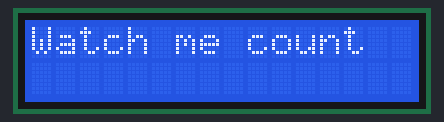
The sketch below on a simulated Arduino Uno, built with avr-gcc and run on an emulated ATmega328P. Parts: 16×2 character LCD.

Above: at 0.1 s.
At 4.1 s:
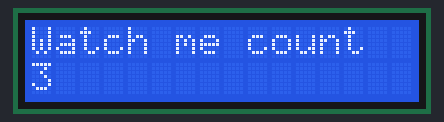
At 9.1 s:
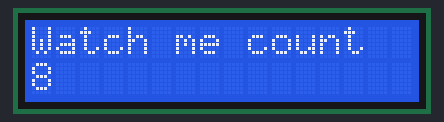
At 19.2 s:
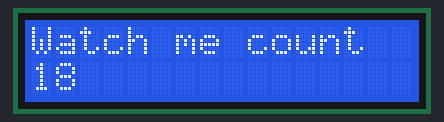
At 28.2 s:
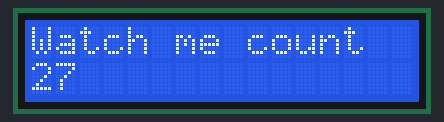
At 38.2 s:
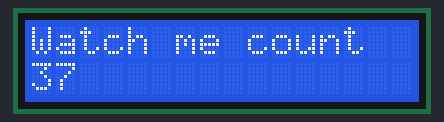

Measured:
- what the display in image 1 shows lasts 1.0 s, from 4.1 s to 5.1 s

The sketch:

Program017lcd_counter.ino
```cpp
#include<LiquidCrystal.h>
int rs=7;
int en=8;
int d4=9;
int d5=10;
int d6=11;
int d7=12;
int count=0;
LiquidCrystal lcd (rs, en, d4, d5, d6, d7);

void setup() {
  // put your setup code here, to run once:
  lcd.begin(16,2);

}

void loop() {
  // put your main code here, to run repeatedly:
  lcd.setCursor(0,0);
  lcd.print("Watch me count");
  delay(1000);
  lcd.setCursor(0,1);
  lcd.print(count);
  count++;
}
```
